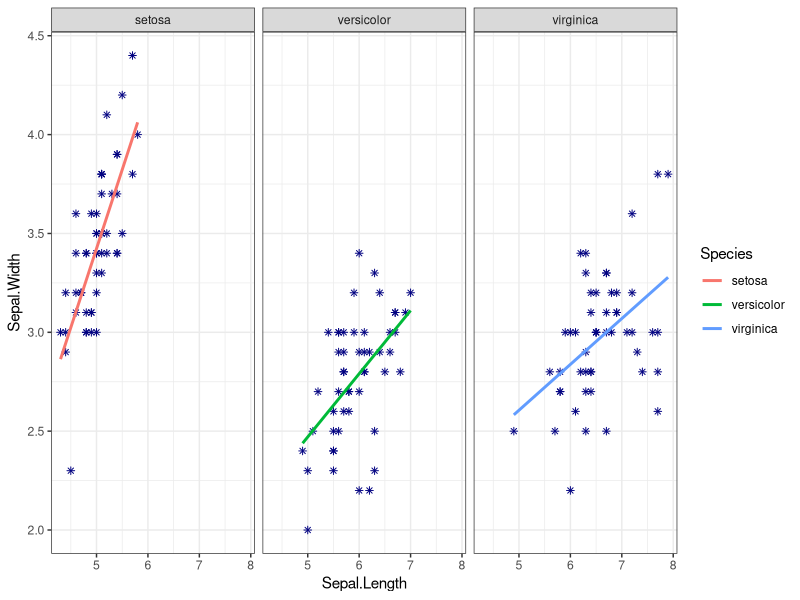

Here is the R script that generated this plot:
## Class 9 -- 2022/11/01 ##
# 1. Overview midterm and homework6
# 2. ggplot: Grammar of Graphic
  # 2-1. Example  
    library(ggplot2)
    ggplot(data = iris, mapping = aes(x = Sepal.Length, 
                                      y = Sepal.Width,
                                      color = Species)) +
      geom_point(color = "navy", pch = 8) +
      geom_smooth(se = FALSE, method = "lm") +  # Add regression lines to the plot
      facet_wrap(~ Species) +
      theme_bw()  # bw: black and white
  # 2-2. ggplot can be saved as a object: Save the grammar of the graph rather than the plot itself
# 3. ggsave(ggplotObject)

